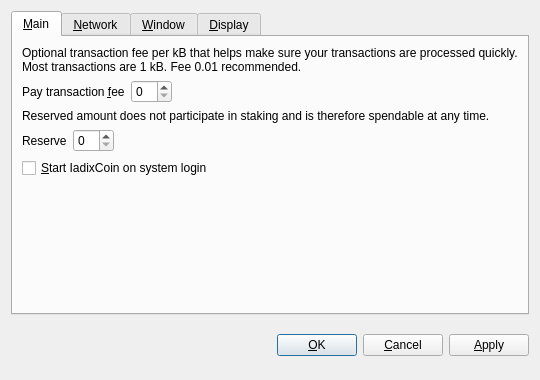
<?xml version="1.0" encoding="UTF-8"?>
<ui version="4.0">
 <class>OptionsDialog</class>
 <widget class="QDialog" name="OptionsDialog">
  <property name="geometry">
   <rect>
    <x>0</x>
    <y>0</y>
    <width>540</width>
    <height>380</height>
   </rect>
  </property>
  <property name="windowTitle">
   <string>Options</string>
  </property>
  <property name="modal">
   <bool>true</bool>
  </property>
  <layout class="QVBoxLayout" name="verticalLayout">
   <item>
    <widget class="QTabWidget" name="tabWidget">
     <property name="tabPosition">
      <enum>QTabWidget::North</enum>
     </property>
     <property name="currentIndex">
      <number>0</number>
     </property>
     <widget class="QWidget" name="tabMain">
      <attribute name="title">
       <string>&amp;Main</string>
      </attribute>
      <layout class="QVBoxLayout" name="verticalLayout_Main">
       <item>
        <widget class="QLabel" name="transactionFeeInfoLabel">
         <property name="text">
          <string>Optional transaction fee per kB that helps make sure your transactions are processed quickly. Most transactions are 1 kB. Fee 0.01 recommended.</string>
         </property>
         <property name="textFormat">
          <enum>Qt::PlainText</enum>
         </property>
         <property name="wordWrap">
          <bool>true</bool>
         </property>
        </widget>
       </item>
       <item>
        <layout class="QHBoxLayout" name="horizontalLayoutFee">
         <item>
          <widget class="QLabel" name="transactionFeeLabel">
           <property name="text">
            <string>Pay transaction &amp;fee</string>
           </property>
           <property name="textFormat">
            <enum>Qt::PlainText</enum>
           </property>
           <property name="buddy">
            <cstring>transactionFee</cstring>
           </property>
          </widget>
         </item>
         <item>
          <widget class="BitcoinAmountField" name="transactionFee"/>
         </item>
         <item>
          <spacer name="horizontalSpacerFee">
           <property name="orientation">
            <enum>Qt::Horizontal</enum>
           </property>
           <property name="sizeHint" stdset="0">
            <size>
             <width>40</width>
             <height>20</height>
            </size>
           </property>
          </spacer>
         </item>
        </layout>
       </item>
       <item>
        <widget class="QLabel" name="reserveBalanceInfoLabel">
         <property name="text">
          <string>Reserved amount does not participate in staking and is therefore spendable at any time.</string>
         </property>
         <property name="textFormat">
          <enum>Qt::PlainText</enum>
         </property>
         <property name="wordWrap">
          <bool>true</bool>
         </property>
        </widget>
       </item>
       <item>
        <layout class="QHBoxLayout" name="horizontalLayoutReserveBalance">
         <item>
          <widget class="QLabel" name="reserveBalanceLabel">
           <property name="text">
            <string>Reserve</string>
           </property>
           <property name="textFormat">
            <enum>Qt::PlainText</enum>
           </property>
           <property name="buddy">
            <cstring>reserveBalance</cstring>
           </property>
          </widget>
         </item>
         <item>
          <widget class="BitcoinAmountField" name="reserveBalance"/>
         </item>
         <item>
          <spacer name="horizontalSpacerReserveBalance">
           <property name="orientation">
            <enum>Qt::Horizontal</enum>
           </property>
           <property name="sizeHint" stdset="0">
            <size>
             <width>40</width>
             <height>20</height>
            </size>
           </property>
          </spacer>
         </item>
        </layout>
       </item>
       <item>
        <widget class="QCheckBox" name="bitcoinAtStartup">
         <property name="toolTip">
          <string>Automatically start IadixCoin after logging in to the system.</string>
         </property>
         <property name="text">
          <string>&amp;Start IadixCoin on system login</string>
         </property>
        </widget>
       </item>
       <item>
        <spacer name="verticalSpacer_Main">
         <property name="orientation">
          <enum>Qt::Vertical</enum>
         </property>
         <property name="sizeHint" stdset="0">
          <size>
           <width>20</width>
           <height>40</height>
          </size>
         </property>
        </spacer>
       </item>
      </layout>
     </widget>
     <widget class="QWidget" name="tabNetwork">
      <attribute name="title">
       <string>&amp;Network</string>
      </attribute>
      <layout class="QVBoxLayout" name="verticalLayout_Network">
       <item>
        <widget class="QCheckBox" name="mapPortUpnp">
         <property name="toolTip">
          <string>Automatically open the IadixCoin client port on the router. This only works when your router supports UPnP and it is enabled.</string>
         </property>
         <property name="text">
          <string>Map port using &amp;UPnP</string>
         </property>
        </widget>
       </item>
       <item>
        <widget class="QCheckBox" name="connectSocks">
         <property name="toolTip">
          <string>Connect to the IadixCoin network through a SOCKS5 proxy (e.g. when connecting through Tor).</string>
         </property>
         <property name="text">
          <string>&amp;Connect through SOCKS5 proxy:</string>
         </property>
        </widget>
       </item>
       <item>
        <layout class="QHBoxLayout" name="horizontalLayout_Network">
         <item>
          <widget class="QLabel" name="proxyIpLabel">
           <property name="text">
            <string>Proxy &amp;IP:</string>
           </property>
           <property name="textFormat">
            <enum>Qt::PlainText</enum>
           </property>
           <property name="buddy">
            <cstring>proxyIp</cstring>
           </property>
          </widget>
         </item>
         <item>
          <widget class="QValidatedLineEdit" name="proxyIp">
           <property name="maximumSize">
            <size>
             <width>140</width>
             <height>16777215</height>
            </size>
           </property>
           <property name="toolTip">
            <string>IP address of the proxy (e.g. 127.0.0.1)</string>
           </property>
          </widget>
         </item>
         <item>
          <widget class="QLabel" name="proxyPortLabel">
           <property name="text">
            <string>&amp;Port:</string>
           </property>
           <property name="textFormat">
            <enum>Qt::PlainText</enum>
           </property>
           <property name="buddy">
            <cstring>proxyPort</cstring>
           </property>
          </widget>
         </item>
         <item>
          <widget class="QLineEdit" name="proxyPort">
           <property name="maximumSize">
            <size>
             <width>55</width>
             <height>16777215</height>
            </size>
           </property>
           <property name="toolTip">
            <string>Port of the proxy (e.g. 9050)</string>
           </property>
          </widget>
         </item>
         <item>
          <spacer name="horizontalSpacer_Network">
           <property name="orientation">
            <enum>Qt::Horizontal</enum>
           </property>
           <property name="sizeHint" stdset="0">
            <size>
             <width>40</width>
             <height>20</height>
            </size>
           </property>
          </spacer>
         </item>
        </layout>
       </item>
       <item>
        <spacer name="verticalSpacer_Network">
         <property name="orientation">
          <enum>Qt::Vertical</enum>
         </property>
         <property name="sizeHint" stdset="0">
          <size>
           <width>20</width>
           <height>40</height>
          </size>
         </property>
        </spacer>
       </item>
      </layout>
     </widget>
     <widget class="QWidget" name="tabWindow">
      <attribute name="title">
       <string>&amp;Window</string>
      </attribute>
      <layout class="QVBoxLayout" name="verticalLayout_Window">
       <item>
        <widget class="QCheckBox" name="minimizeToTray">
         <property name="toolTip">
          <string>Show only a tray icon after minimizing the window.</string>
         </property>
         <property name="text">
          <string>&amp;Minimize to the tray instead of the taskbar</string>
         </property>
        </widget>
       </item>
       <item>
        <widget class="QCheckBox" name="minimizeOnClose">
         <property name="toolTip">
          <string>Minimize instead of exit the application when the window is closed. When this option is enabled, the application will be closed only after selecting Quit in the menu.</string>
         </property>
         <property name="text">
          <string>M&amp;inimize on close</string>
         </property>
        </widget>
       </item>
       <item>
        <spacer name="verticalSpacer_Window">
         <property name="orientation">
          <enum>Qt::Vertical</enum>
         </property>
         <property name="sizeHint" stdset="0">
          <size>
           <width>20</width>
           <height>40</height>
          </size>
         </property>
        </spacer>
       </item>
      </layout>
     </widget>
     <widget class="QWidget" name="tabDisplay">
      <attribute name="title">
       <string>&amp;Display</string>
      </attribute>
      <layout class="QVBoxLayout" name="verticalLayout_Display">
       <item>
        <layout class="QHBoxLayout" name="horizontalLayout_1_Display">
         <item>
          <widget class="QLabel" name="langLabel">
           <property name="text">
            <string>User Interface &amp;language:</string>
           </property>
           <property name="textFormat">
            <enum>Qt::PlainText</enum>
           </property>
           <property name="buddy">
            <cstring>lang</cstring>
           </property>
          </widget>
         </item>
         <item>
          <widget class="QValueComboBox" name="lang">
           <property name="toolTip">
            <string>The user interface language can be set here. This setting will take effect after restarting IadixCoin.</string>
           </property>
          </widget>
         </item>
        </layout>
       </item>
       <item>
        <layout class="QHBoxLayout" name="horizontalLayout_2_Display">
         <item>
          <widget class="QLabel" name="unitLabel">
           <property name="text">
            <string>&amp;Unit to show amounts in:</string>
           </property>
           <property name="textFormat">
            <enum>Qt::PlainText</enum>
           </property>
           <property name="buddy">
            <cstring>unit</cstring>
           </property>
          </widget>
         </item>
         <item>
          <widget class="QValueComboBox" name="unit">
           <property name="toolTip">
            <string>Choose the default subdivision unit to show in the interface and when sending coins.</string>
           </property>
          </widget>
         </item>
        </layout>
       </item>
       <item>
        <widget class="QCheckBox" name="coinControlFeatures">
         <property name="toolTip">
          <string>Whether to show coin control features or not.</string>
         </property>
         <property name="text">
          <string>Display coin &amp;control features (experts only!)</string>
         </property>
        </widget>
       </item>
       <item>
        <widget class="QCheckBox" name="useBlackTheme">
         <property name="text">
          <string>Use black visual theme (requires restart)</string>
         </property>
        </widget>
       </item>
       <item>
        <spacer name="verticalSpacer_Display">
         <property name="orientation">
          <enum>Qt::Vertical</enum>
         </property>
         <property name="sizeHint" stdset="0">
          <size>
           <width>20</width>
           <height>40</height>
          </size>
         </property>
        </spacer>
       </item>
      </layout>
     </widget>
    </widget>
   </item>
   <item>
    <layout class="QHBoxLayout" name="horizontalLayout_Buttons">
     <item>
      <spacer name="horizontalSpacer_1">
       <property name="orientation">
        <enum>Qt::Horizontal</enum>
       </property>
       <property name="sizeHint" stdset="0">
        <size>
         <width>40</width>
         <height>48</height>
        </size>
       </property>
      </spacer>
     </item>
     <item>
      <widget class="QLabel" name="statusLabel">
       <property name="font">
        <font>
         <weight>75</weight>
         <bold>true</bold>
        </font>
       </property>
       <property name="text">
        <string/>
       </property>
       <property name="textFormat">
        <enum>Qt::PlainText</enum>
       </property>
       <property name="wordWrap">
        <bool>true</bool>
       </property>
      </widget>
     </item>
     <item>
      <spacer name="horizontalSpacer_2">
       <property name="orientation">
        <enum>Qt::Horizontal</enum>
       </property>
       <property name="sizeHint" stdset="0">
        <size>
         <width>40</width>
         <height>48</height>
        </size>
       </property>
      </spacer>
     </item>
     <item>
      <widget class="QPushButton" name="okButton">
       <property name="text">
        <string>&amp;OK</string>
       </property>
      </widget>
     </item>
     <item>
      <widget class="QPushButton" name="cancelButton">
       <property name="text">
        <string>&amp;Cancel</string>
       </property>
       <property name="autoDefault">
        <bool>false</bool>
       </property>
      </widget>
     </item>
     <item>
      <widget class="QPushButton" name="applyButton">
       <property name="text">
        <string>&amp;Apply</string>
       </property>
       <property name="autoDefault">
        <bool>false</bool>
       </property>
      </widget>
     </item>
    </layout>
   </item>
  </layout>
 </widget>
 <customwidgets>
  <customwidget>
   <class>BitcoinAmountField</class>
   <extends>QSpinBox</extends>
   <header>bitcoinamountfield.h</header>
  </customwidget>
  <customwidget>
   <class>QValueComboBox</class>
   <extends>QComboBox</extends>
   <header>qvaluecombobox.h</header>
  </customwidget>
  <customwidget>
   <class>QValidatedLineEdit</class>
   <extends>QLineEdit</extends>
   <header>qvalidatedlineedit.h</header>
  </customwidget>
 </customwidgets>
 <resources/>
 <connections/>
</ui>
